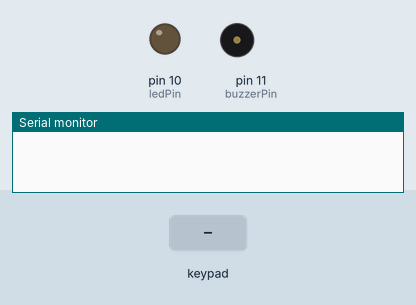
The sketch below on a simulated Arduino Uno, built with avr-gcc and run on an emulated ATmega328P. Shown: output pins drawn as LEDs (lit = HIGH), buzzer (waves = sounding), the last lines printed to the serial monitor. The test bench sets the inputs (shaded band).

Above: at 1.2 s.
1.3 s: key '#' pressed
At 1.7 s:
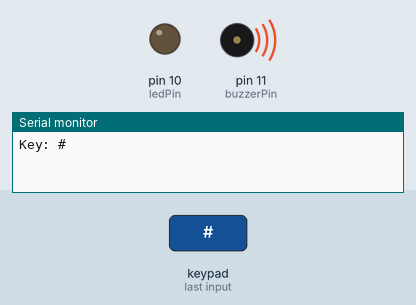
3.3 s: keypad keys 1 2 3 4 # pressed 0.4 s apart
At 5.3 s:
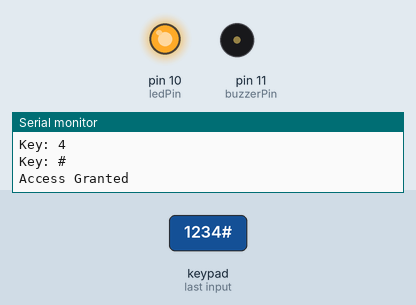
6.8 s: keypad keys 9 8 7 6 # pressed 0.4 s apart
At 8.8 s:
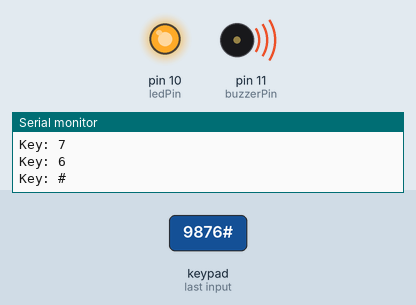
Timing chart, 0 to 10.4 s (numbered marks = the images above; inputs shaded):
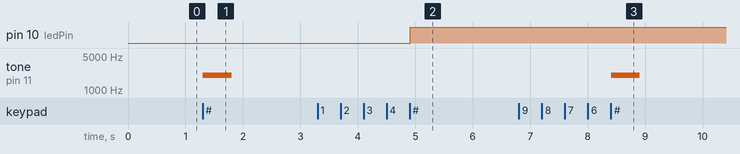

The sketch:

code.ino
```cpp
#include <Keypad.h>

const byte ROWS = 4;
const byte COLS = 4;

char keys[ROWS][COLS] = {
  {'1','2','3','A'},
  {'4','5','6','B'},
  {'7','8','9','C'},
  {'*','0','#','D'}
};

byte rowPins[ROWS] = {9, 8, 7, 6};
byte colPins[COLS] = {5, 4, 3, 2};

Keypad keypad = Keypad(makeKeymap(keys), rowPins, colPins, ROWS, COLS);

#define ledPin 10
#define buzzerPin 11

String password = "1234";
String input = "";

void setup() {
  pinMode(ledPin, OUTPUT);
  pinMode(buzzerPin, OUTPUT);
  Serial.begin(9600);
}

void loop() {

  char key = keypad.getKey();

  if (key) {
    Serial.print("Key: ");
    Serial.println(key);

    if (key == '#') {

      if (input == password) {
        digitalWrite(ledPin, HIGH);
        Serial.println("Access Granted");
      } else {
        tone(buzzerPin, 2000);
        delay(500);
        noTone(buzzerPin);
        Serial.println("Access Denied");
      }
      input = "";
    }

    else if (key == '*') {
      input = "";
    }

    else {
      input += key;
    }
  }
}
```

Measured:
- after the input at 1.3 s, tone on pin 11 (buzzerPin): silent → 2000 Hz at once, → silent 0.50 s later
- after the input at 3.3 s, pin 10 (ledPin): LOW → HIGH after 1.6 s
- after the input at 6.8 s, tone on pin 11 (buzzerPin): silent → 2000 Hz after 1.6 s, → silent 0.50 s later
